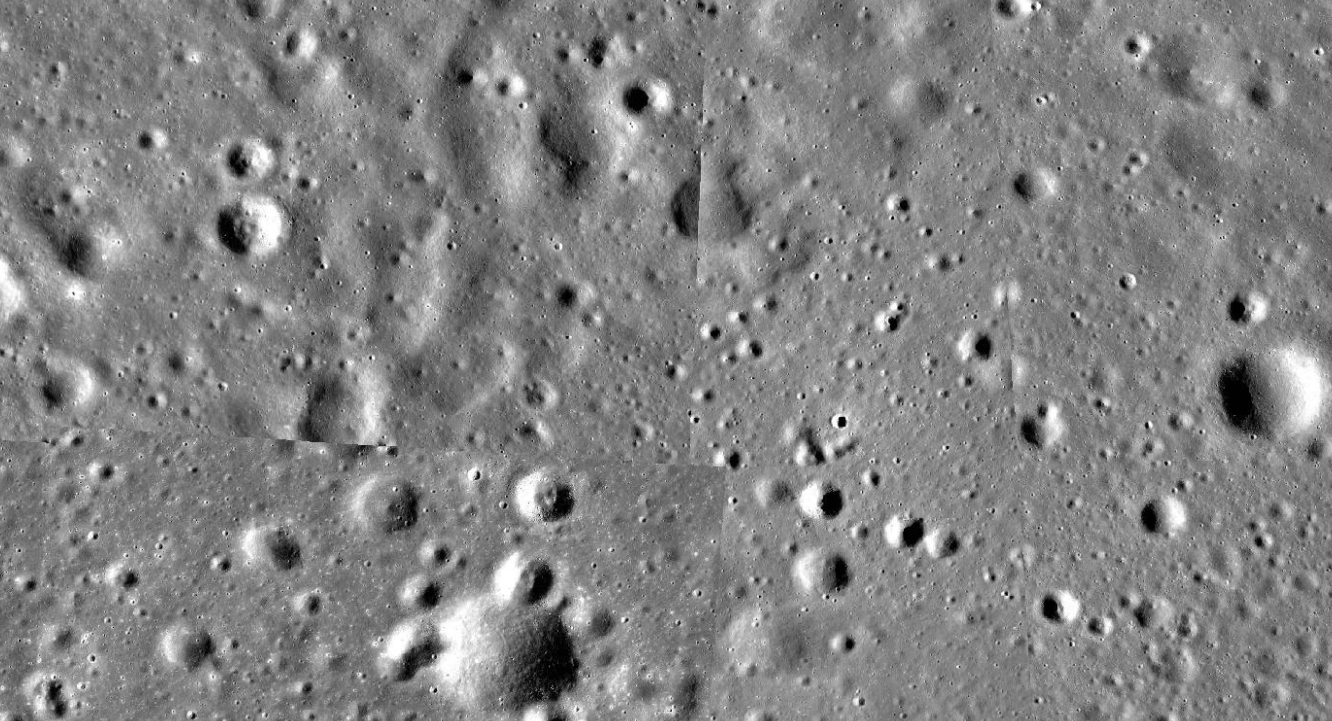
#> input picture lroc2.png, 1332 x 721 px
$ python sample.py
#> lines starting #> are read from the running program, lines starting #| are printed output that depends on the picture
import cv2
import numpy as np

# Read image.
img = cv2.imread('lroc2.png', cv2.IMREAD_COLOR)
#> img is the input picture: shape (721, 1332, 3); mean B, G, R 130, 130, 130

# Convert to grayscale.
gray = cv2.cvtColor(img, cv2.COLOR_BGR2GRAY)

# Blur using 3 * 3 kernel.
gray_blurred = cv2.blur(gray, (3, 3))

# Apply Hough transform on the blurred image.
#The circle Hough Transform is a basic feature extraction technique used in digital image processing for detecting circles in imperfect images.
# The circle candidates are produced by “voting” in the Hough parameter space and then selecting local maxima in an accumulator matrix.
# It is a specialization of Hough transform.
detected_circles = cv2.HoughCircles(gray_blurred,cv2.HOUGH_GRADIENT, 1, 20, param1=50,param2=30, minRadius=30, maxRadius=70)
#> detected_circles = 1188 rows, first 8: [657.5, 521.5, 68.3], [1076.5, 575.5, 69.4], [281.5, 594.5, 68.3], [1064.5, 80.5, 69.4], [339.5, 558.5, 68.3], [628.5, 540.5, 68.3], [71.5, 568.5, 69.4], [1044.5, 189.5, 68.3]

# Draw circles that are detected.
if detected_circles is not None:

	# Convert the circle parameters a, b and r to integers.
	detected_circles = np.uint16(np.around(detected_circles))
#> detected_circles = 1188 rows, first 8: [658, 522, 68], [1076, 576, 69], [282, 594, 68], [1064, 80, 69], [340, 558, 68], [628, 540, 68], [72, 568, 69], [1044, 190, 68]

	for pt in detected_circles[0, :]:
		a, b, r = pt[0], pt[1], pt[2]

		# Draw the circumference of the circle.
		cv2.circle(img, (a, b), r, (0, 255, 0), 2)

		# Draw a small circle (of radius 1) to show the center.
		cv2.circle(img, (a, b), 1, (0, 0, 255), 3)
		cv2.imshow("Detected Circle", img)
		cv2.waitKey(0)
#> this loop made 1188 passes
#> pass 1, `cv2.imshow("Detected Circle", img)`:
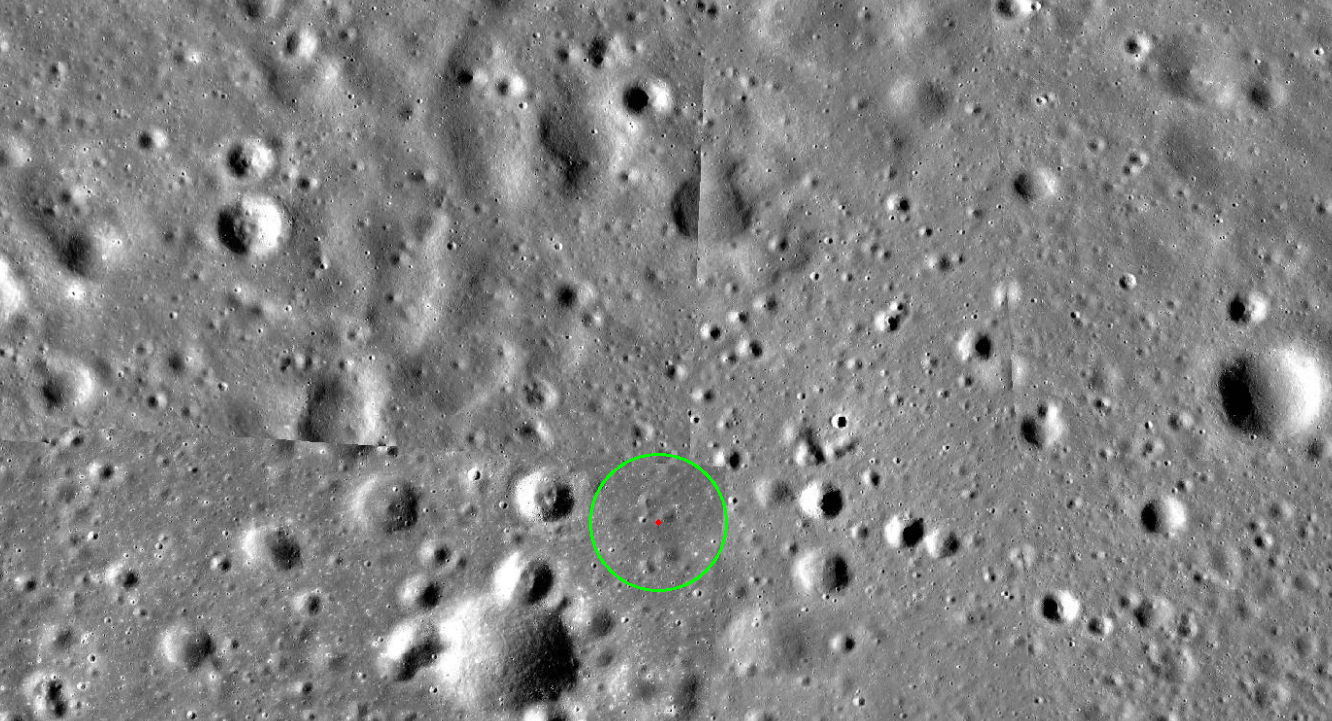
#> window 'Detected Circle': shape (721, 1332, 3); mean B, G, R 129.9, 130.2, 129.9
#> pass 2, `cv2.imshow("Detected Circle", img)`:
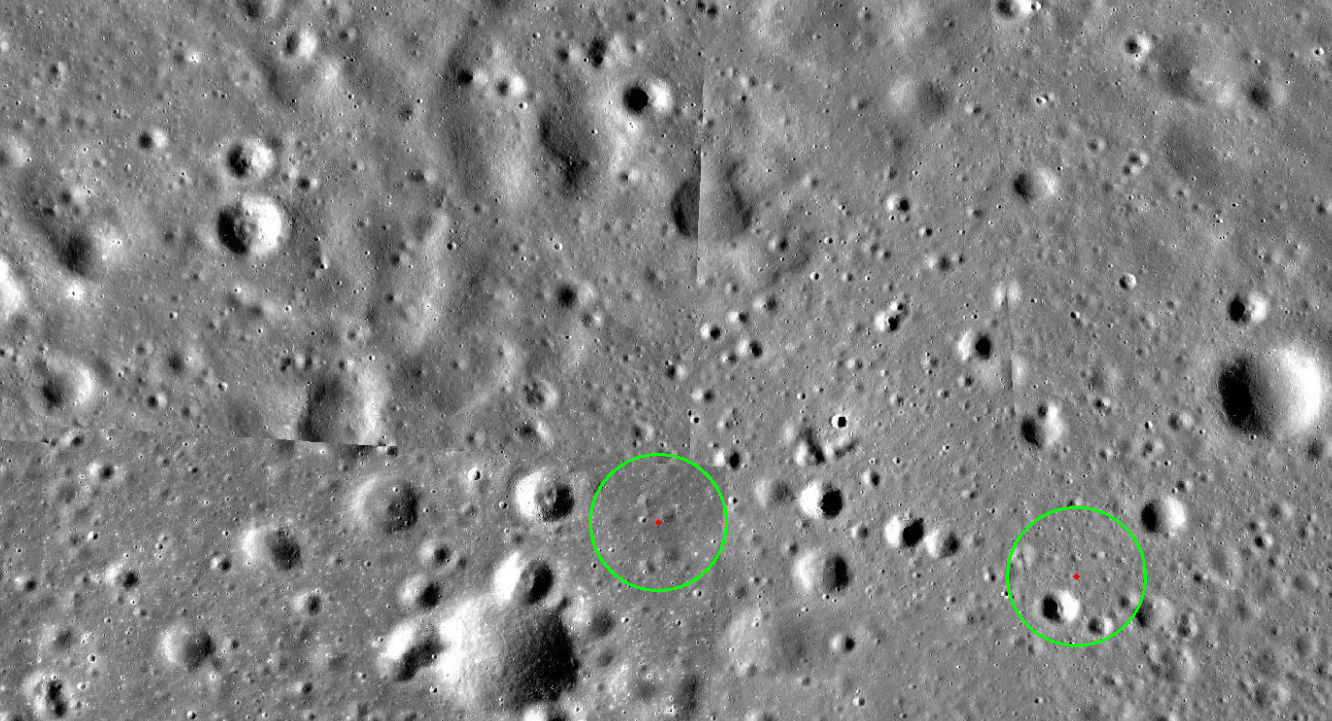
#> window 'Detected Circle': shape (721, 1332, 3); mean B, G, R 129.7, 130.4, 129.7
#> after the loop:
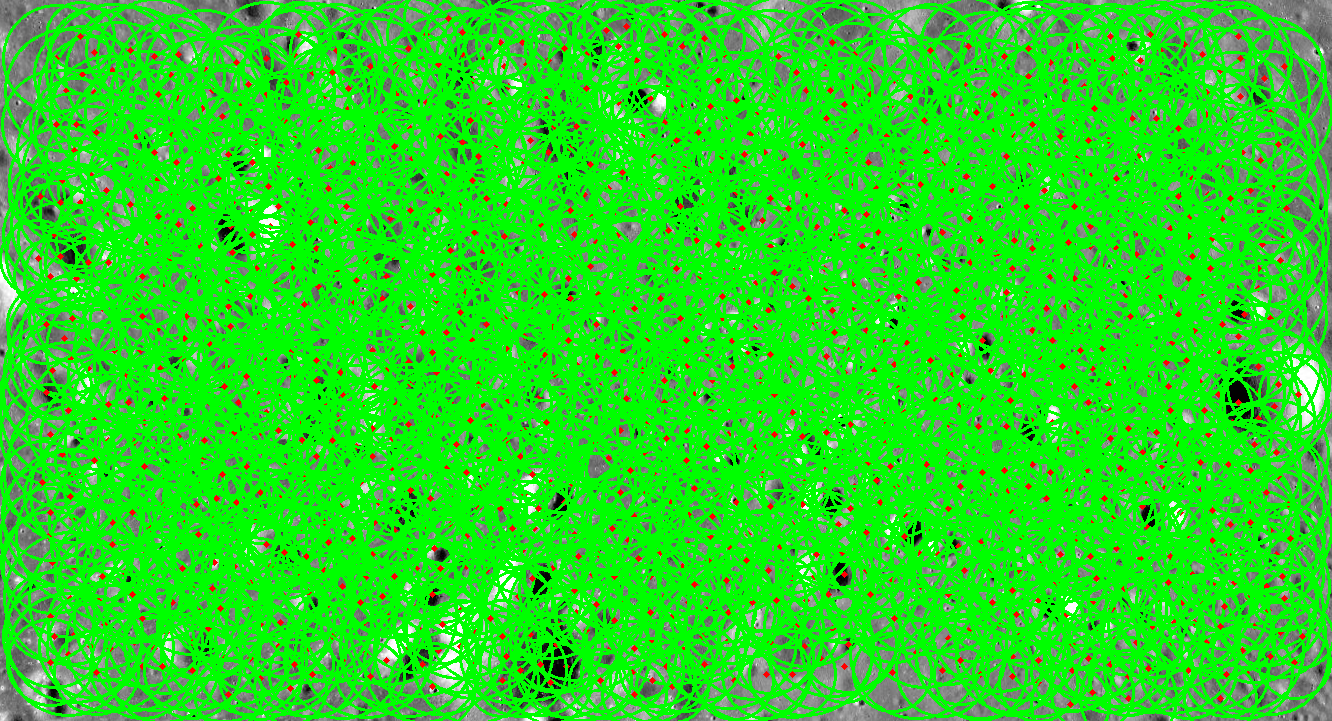
#> img: shape (721, 1332, 3); mean B, G, R 34.8, 216.8, 39.3

$ run again, with lroc01.png copied over lroc2.png
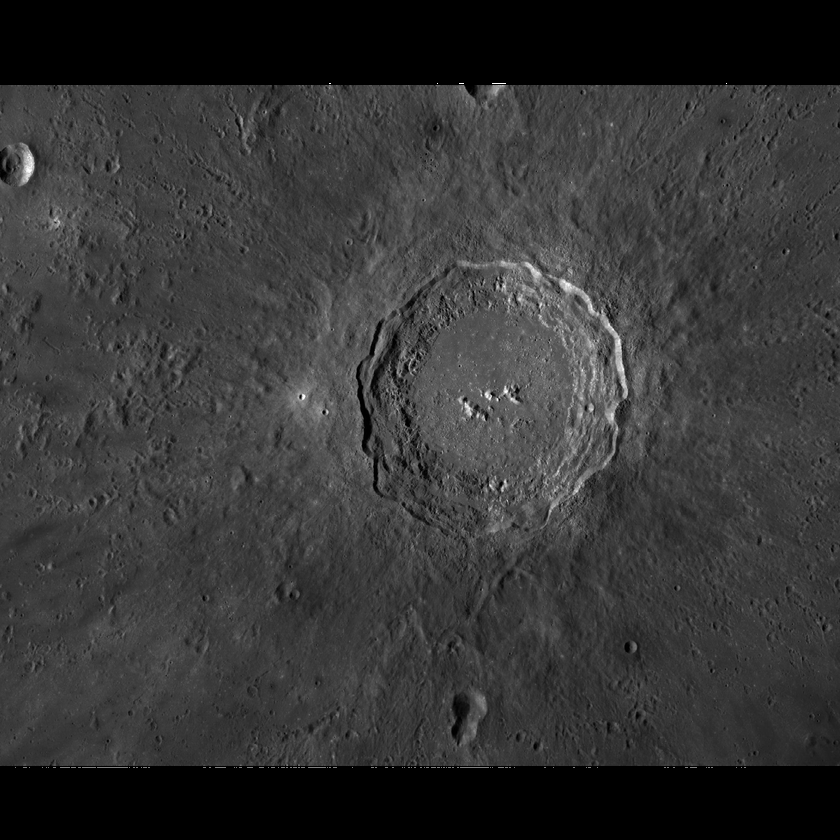
#> input picture lroc01.png, 840 x 840 px, shrunk from 1515 x 1515 before the run
#> img is the input picture: shape (840, 840, 3); mean B, G, R 53.3, 53.3, 53.3
#> `detected_circles = cv2.HoughCircles(gray_blurred,cv2.HOUGH_GRADIENT, 1..`: detected_circles = 371 rows, first 8: [526.5, 461.5, 69.4], [467.5, 469.5, 68.3], [528.5, 425.5, 69.4], [522.5, 486.5, 68.3], [490.5, 483.5, 68.3], [447.5, 498.5, 69.4], [413.5, 259.5, 68.3], [389.5, 286.5, 68.3]
#> `detected_circles = np.uint16(np.around(detected_circles))`: detected_circles = 371 rows, first 8: [526, 462, 69], [468, 470, 68], [528, 426, 69], [522, 486, 68], [490, 484, 68], [448, 498, 69], [414, 260, 68], [390, 286, 68]
#> the loop `for pt in detected_circles[0, :]:` made 371 passes
#> pass 1, `cv2.imshow("Detected Circle", img)`:
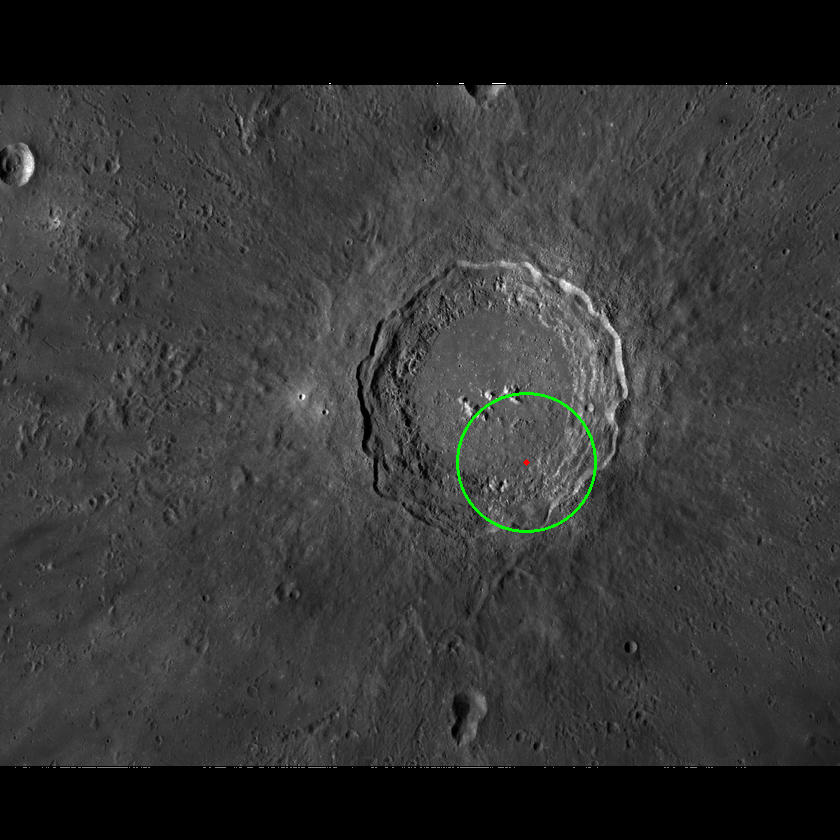
#> window 'Detected Circle': shape (840, 840, 3); mean B, G, R 53.1, 53.6, 53.1
#> after the loop `for pt in detected_circles[0, :]:`:
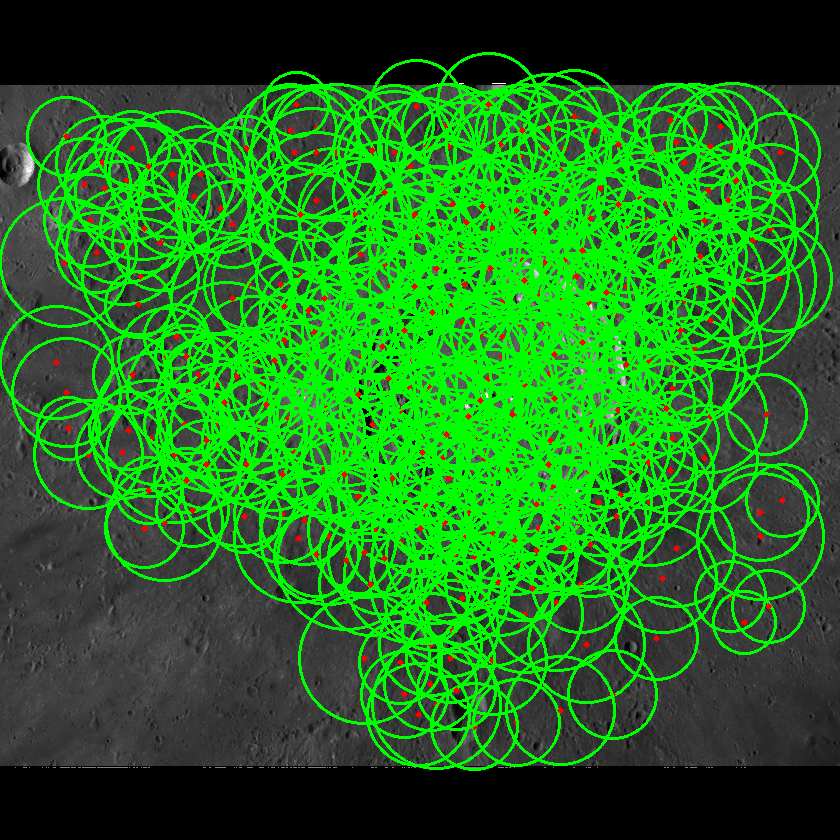
#> img: shape (840, 840, 3); mean B, G, R 29.4, 114.1, 31.5
